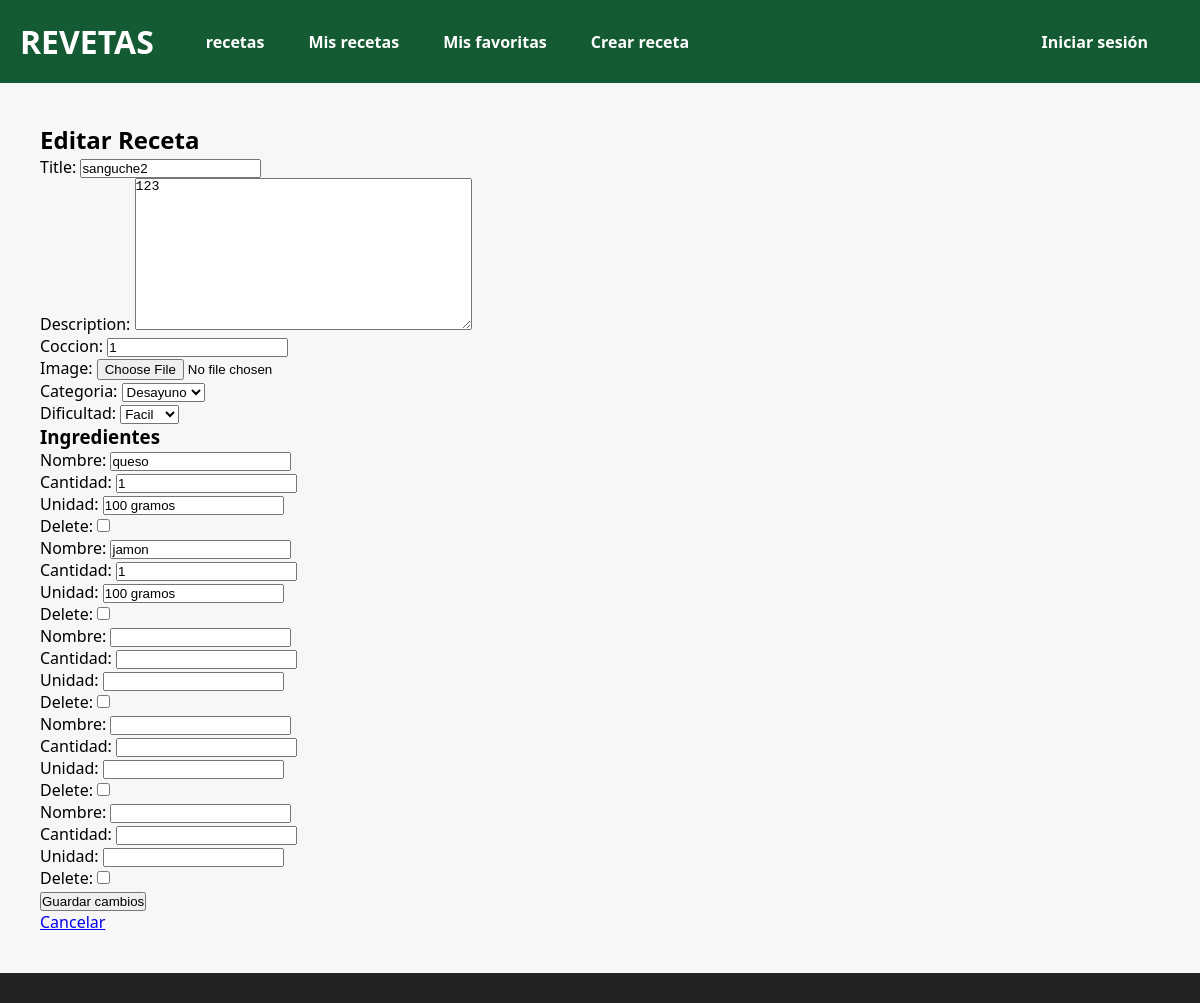
/editar/8 (signed in), run on an earlier commit of the app's database.
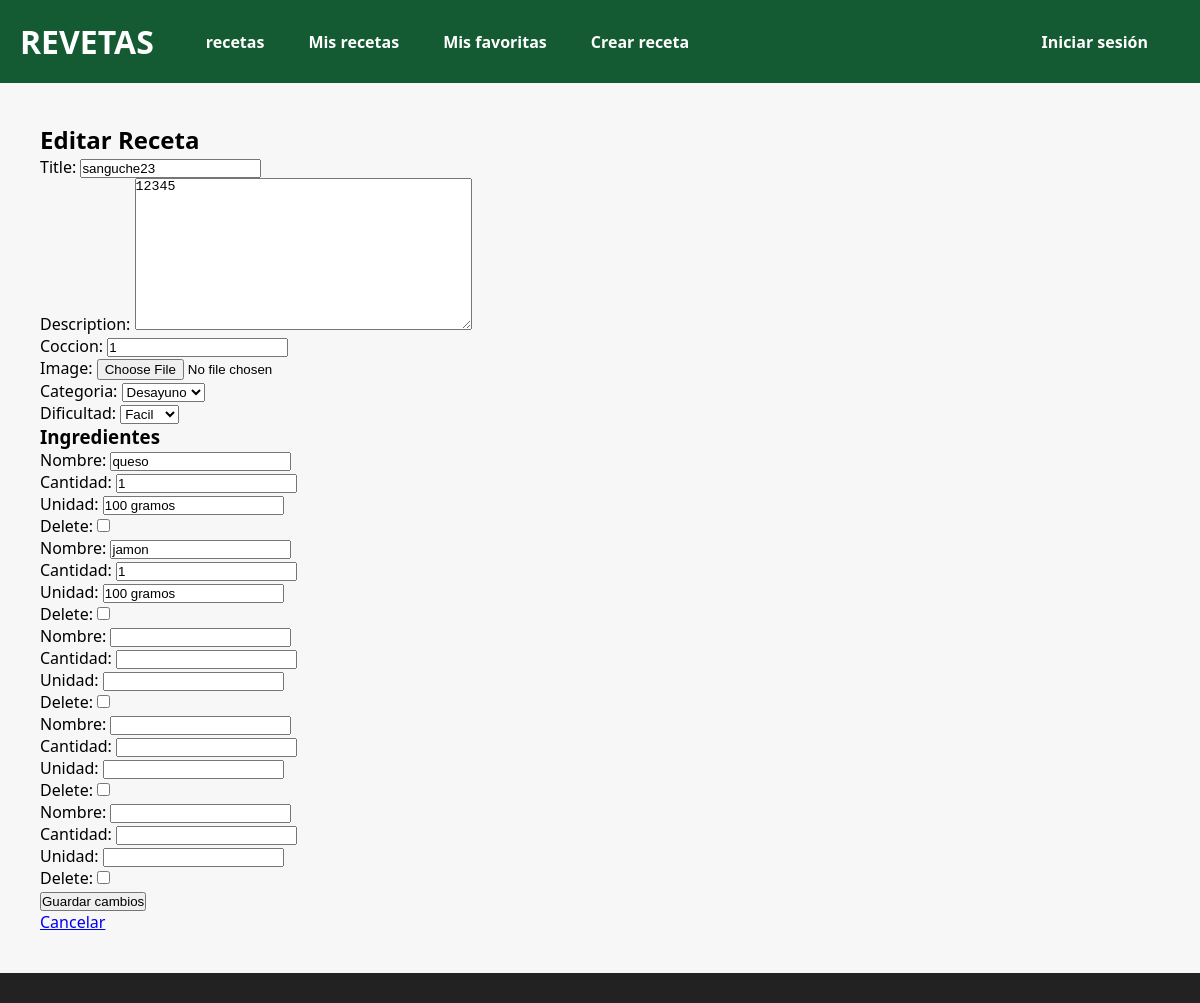
And on a later commit of the database.
### tasks/models.py (models this page shows, shortened)
class Receta(models.Model):
    title = models.CharField(max_length=255)
    description = models.TextField()
    user = models.ForeignKey(Usuario,on_delete=models.CASCADE)
    coccion = models.IntegerField(default=0)
    cooked = models.BooleanField(default=False)
    favs = models.BooleanField(default=False)
    date = models.DateField(default=timezone.now)
    image = models.ImageField(upload_to="recetas_image/", null=True, blank=True)
    categoria = models.CharField(max_length=10,choices=CATEGORIAS, default= 'Sin categoria')
    dificultad = models.CharField(max_length=10, choices=DIFICULTADES, default='Fácil')

### tasks/views.py (the view, shortened to what this page needs)
# urls.py: path('editar/<int:id>' , editar_receta, name='editar_receta'),
def editar_receta(request, id):
    usuario_id = request.session.get('usuario_id')
    if not usuario_id:
        return redirect('/login/')
    usuario = Usuario.objects.get(id=usuario_id)
    receta = get_object_or_404(Receta, id=id, user=usuario)
    if request.method == 'GET':
        form = RecetaNueva(instance=receta)
        formset = RecetaIngredienteFormSet(queryset=receta.ingredientes.all())
        return render(request, 'edit_receta.html', {
            'form': form,
            'formset': formset,
            'receta': receta
        })

### tasks/forms.py
class RecetaNueva(forms.ModelForm):
    class Meta:
        model = Receta
        fields = ['title', 'description', 'coccion', 'image', 'categoria', 'dificultad']
        widgets = {
            'title': forms.TextInput(attrs={'placeholder': 'Título de la receta', 'class': 'form-control'}),
            'description': forms.Textarea(attrs={'placeholder': 'Descripción detallada', 'class': 'form-control'}),
            'coccion': forms.NumberInput(attrs={'placeholder': 'Minutos de cocción', 'class': 'form-control'}),
            'categoria': forms.Select(choices=CATEGORIAS, attrs={'class':'form.select'}),
            'dificultad': forms.Select(choices=DIFICULTADES, attrs={'class': 'form-select'}),
        }

### tasks/templates/edit_receta.html (shortened to what this page needs)
{% extends 'main.html' %}
{% block content %}
<h2>Editar Receta</h2>
<form method="post" enctype="multipart/form-data">
    {{ form.as_p }}
    <h3>Ingredientes</h3>
    {% for subform in formset %}
        {{ subform.as_p }}
    {% endfor %}
    <button type="submit">Guardar cambios</button>
</form>
<a href="/recetas/">Cancelar</a>
{% endblock %}

What changed in the data, as far as the page shows it:
changed Receta "Desayuno": title "sanguche2" → "sanguche23"; description "123" → "12345"
